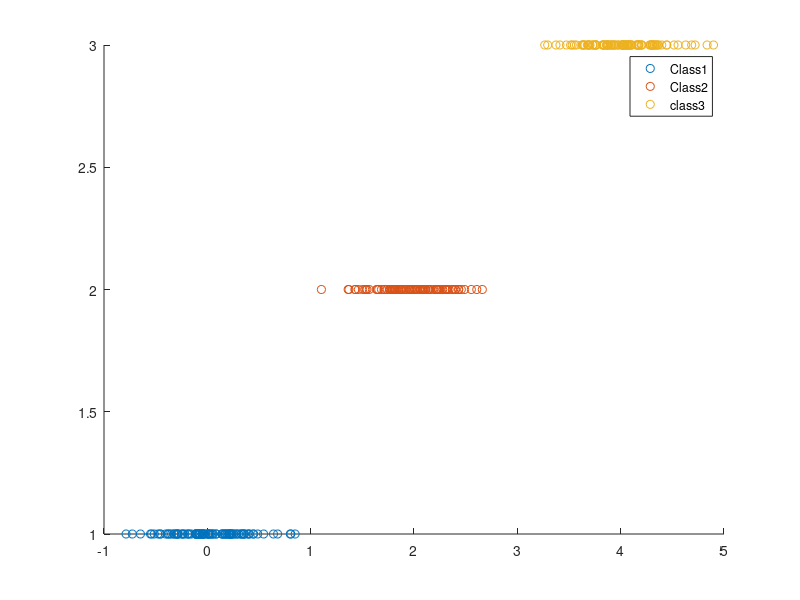

Reproduce this figure in MATLAB.
clear,clc;
close all;

%% Synthetic Data
N=100; % Number of training samples
% Generating Class1
class1(:,1)=0.3*randn(N,1);
% class1(:,2)=6+0.8*randn(N,1);

% Generating Class2
class2(:,1)=2+0.3*randn(N,1);
% class2(:,2)=9.5+0.8*randn(N,1);

% Generating Class3
class3(:,1)=4+0.3*randn(N,1);
% class2(:,2)=9.5+0.8*randn(N,1);

% X Designed Matrix
X = [class1;class2;class3];
X = [X,ones(size(X,1),1)];

K = 3;
T = zeros(size(X,1),K);
T(1:100,1) = 1;
T(101:200,2) = 1;
T(201:300,3) = 1;

Label(1:100) = 1;
Label(101:200) = 2;
Label(201:300) = 3;

figure;
hold on;
scatter(class1(:,1),Label(1:100));
scatter(class2(:,1),Label(101:200));
scatter(class3(:,1),Label(201:300));
legend('Class1','Class2','class3');
hold off;

%% Logistic Regression using Gradient Descend
w = zeros(size(X,2),K)';    % Initial Guess
rho = 0.001;
maxIteration = 10000;
Y = zeros(size(X,1),K);

for iteration=1:maxIteration
    wPrev = w;
    for i=1:size(X,1)
        XW = exp(w*X(i,:)');
        Denominator = sum(exp(w*X(i,:)'));
        Y(i,:) = XW./Denominator;        
    end
    for i=1:K
        w(i,:) = w(i,:) - rho.*sum((Y(:,i)-T(:,i)).*X);
    end
    if sum(norm(wPrev-w))<1e-6
        break;
    end
end    

for i=1:size(X,1)
    XW = exp(w*X(i,:)');
    Denominator = sum(exp(w*X(i,:)'));
    Y(i,:) = XW./Denominator;        
end

%% Predict
[~,P] = max(Y,[],2);